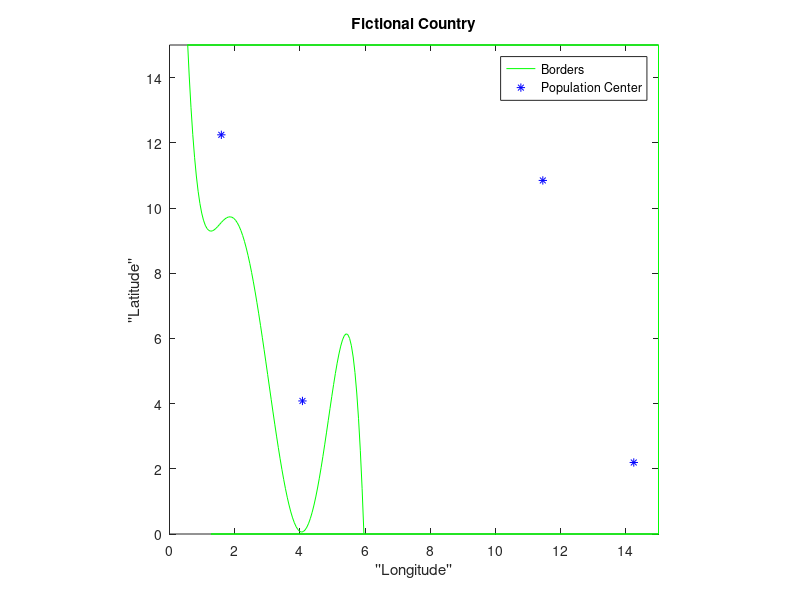
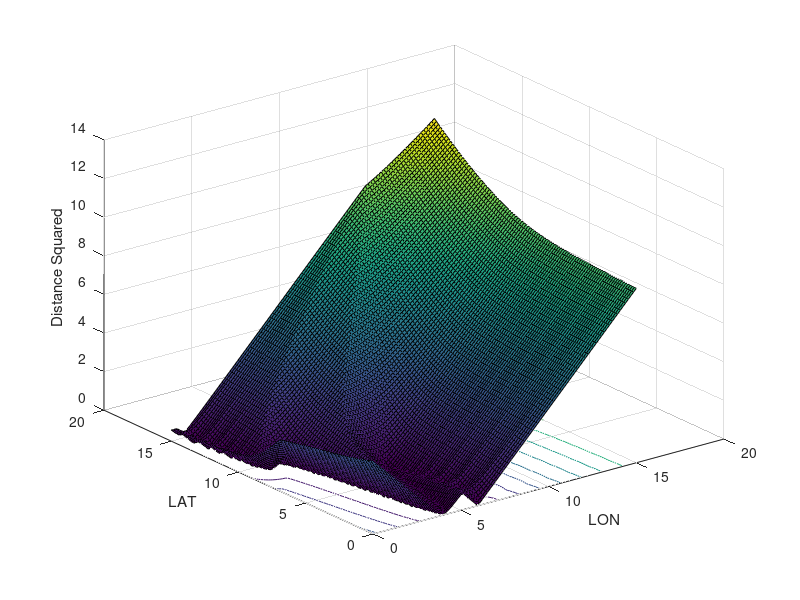
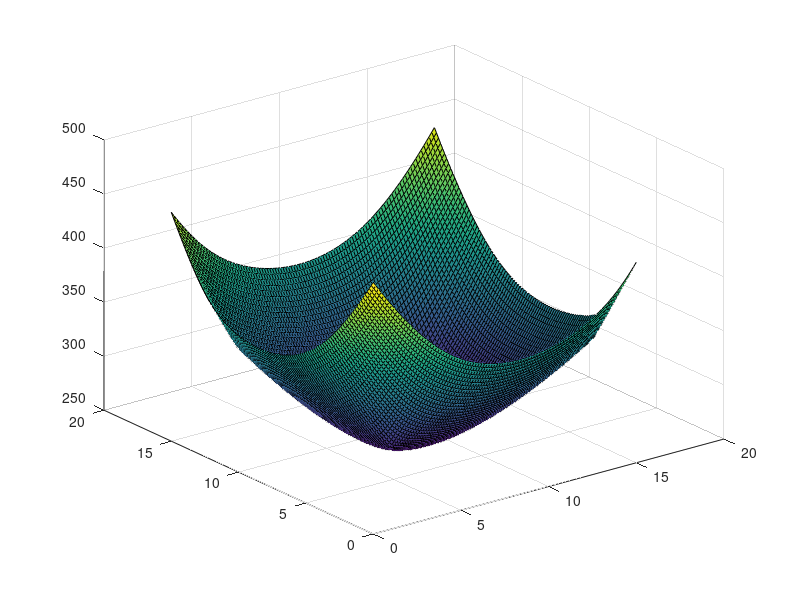
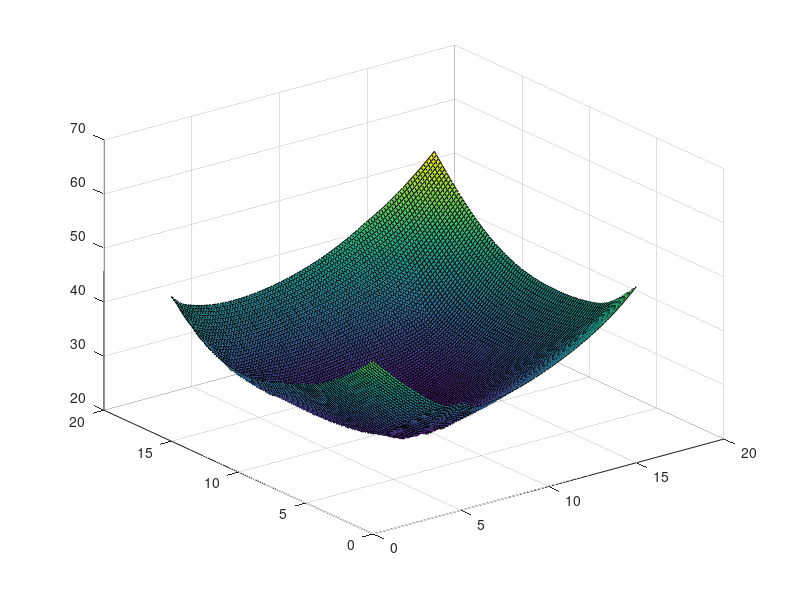

Source code (MATLAB) for these figures, in order:
clc; clear; close all

%% Defining the Coast

% Coefficients of polynomial that define the coastline have been
% predetermined (totally arbitrary, but still predetermined)
coastCoeff = load("coastPolyCoeffs.mat");
alphaStar = coastCoeff.alphaStar;

%Some linearly spaced x values
x = linspace(0.55,5.9625,100);

%The 5th-order polynomial that will define our coast:
fx = alphaStar(1,:) + alphaStar(2,:).*x + alphaStar(3,:).*x.^2 + alphaStar(4,:).*x.^3 ...
    + alphaStar(5,:).*x.^4 + alphaStar(6,:).*x.^5;

coast_line = @(x) alphaStar(1,:) + alphaStar(2,:).*x + alphaStar(3,:).*x.^2 + alphaStar(4,:).*x.^3 ...
    + alphaStar(5,:).*x.^4 + alphaStar(6,:).*x.^5;

%coast_line = @(x) -x+15

upper_bound = 15;
lower_bound = 0;
right_bound = 15;

options = optimset('Display','off');
x_bounds = [0 right_bound];
x_bounds = max(x_bounds, fsolve((@(x) (coast_line(x) - upper_bound)),0,options));
x_bounds = min(x_bounds, fsolve((@(x) (coast_line(x) - lower_bound)),0, options));

plot(x, fx,'g');
hold on

%%% Defining the borders of the country (just straight lines)

%Define upper border as straight line:
x1 = linspace(x_bounds(1), right_bound,2);
y1 = upper_bound.*ones(length(x1));
plot(x1,y1,'g','HandleVisibility','off')

%Define lower border as straight line:
x2 = linspace(x_bounds(2),right_bound ,2);
y2 = lower_bound.*ones(length(x2));
plot(x2,y2,'g','HandleVisibility','off')

%Define right side boarder as straight line:
xv = right_bound.*ones(2,1);
yv = linspace(lower_bound, upper_bound,length(xv));
plot(xv,yv,'g','HandleVisibility','off')


%% Plot some randomly selected population centers:
popCenters = [4.0783    4.0816;
              1.5899   12.2449;
             11.4516   10.8455;
             14.2416    2.1937;];
plot(popCenters(:,1),popCenters(:,2),'b*')

%% Add some titles and labels
legend("Borders","Population Center")
title("Fictional Country")
xlabel("''Longitude''")
ylabel("''Latitude''")
axis([0 right_bound lower_bound upper_bound]) 
axis equal

%% Distance to coastline

%Create a meshgrid of lat/lon coordinates
LAT = linspace(0,15,100);
LON = linspace(0,15,100);
[LAT,LON] = meshgrid(LAT,LON);

%Create distance variables:
D2Coast = zeros(length(x),1);    %At a given point, this is the distance to every point 
                           %on the function fx
minD2Coast = zeros(size(LAT));   %Minimum distance from each x,y coordinate to the line fx

for i = 1:length(LON)
    for j = 1:length(LAT)
        for n = 1:length(x)
            D2Coast(n) = sqrt((LON(i,j)-x(n))^2 + (LAT(i,j)-fx(n))^2);    %Calculate distance from coordinates to point on the line
        end
        minD2Coast(i,j) = unique(min(D2Coast));
    end
end
%Plot
figure(2)
surfc(LON,LAT,minD2Coast)
xlabel("LON")
ylabel("LAT")
zlabel("Distance Squared")


%% Distance to cities

D2City1 = zeros(size(LAT));
D2City2 = zeros(size(LAT));
D2City3 = zeros(size(LAT));
D2City4 = zeros(size(LAT));

%LAT/LON coordinates of cities
popCenters = [4.0783    4.0816;
              1.5899   12.2449;
             11.4516   10.8455;
             14.2416    2.1937;];

for i = 1:length(LON)
    for j = 1 : length(LAT)
        D2City1(i,j) = sqrt((LON(i,j)-popCenters(1,1))^2 + (LAT(i,j)-popCenters(1,2))^2);
        D2City2(i,j) = sqrt((LON(i,j)-popCenters(2,1))^2 + (LAT(i,j)-popCenters(2,2))^2);
        D2City3(i,j) = sqrt((LON(i,j)-popCenters(3,1))^2 + (LAT(i,j)-popCenters(3,2))^2);
        D2City4(i,j) = sqrt((LON(i,j)-popCenters(4,1))^2 + (LAT(i,j)-popCenters(4,2))^2);

    end
end
d2pop = D2City1 + D2City2 + D2City3 + D2City4;

figure;
surf(LON,LAT,10.*d2pop);

%% Putting them together 
figure;
surf(LON,LAT,d2pop+minD2Coast)
